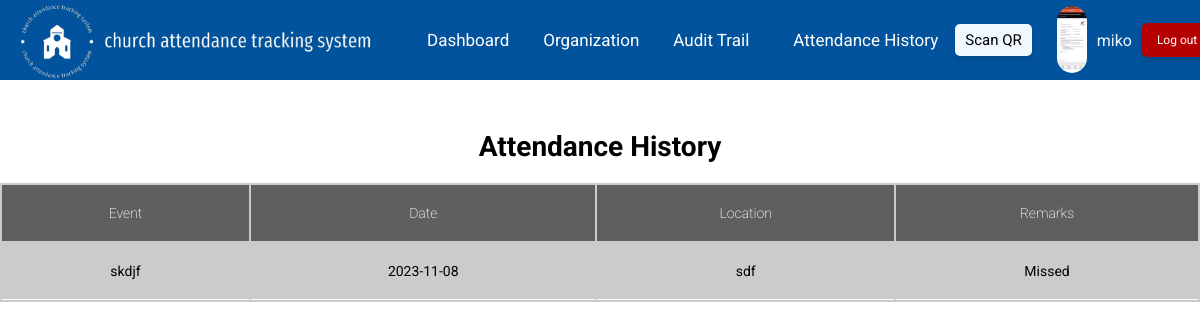
The app's page /userattendance.php (signed in) with its own data.
### tables this page shows
CREATE TABLE `userlist` (
  `id` int(11) UNSIGNED NOT NULL,
  `username` varchar(50) NOT NULL,
  `access` varchar(50) NOT NULL,
  `church_member` varchar(3) NOT NULL,
  `email` varchar(50) NOT NULL,
  `organization` text DEFAULT NULL,
  `contact` double DEFAULT NULL,
  `profile_picture` text DEFAULT NULL,
  `password` varchar(500) NOT NULL
);

CREATE TABLE `attached_org` (
  `org_id` int(11) NOT NULL,
  `post_id` int(11) NOT NULL,
  `org` varchar(100) NOT NULL
);

CREATE TABLE `postlist` (
  `post_id` int(11) NOT NULL,
  `user_id` int(11) NOT NULL,
  `event` text NOT NULL,
  `date` date NOT NULL,
  `location` text NOT NULL,
  `date_posted` datetime NOT NULL DEFAULT current_timestamp() ON UPDATE current_timestamp(),
  `qr` text NOT NULL
);

### userattendance.php (the view, shortened to what this page needs)
<?php
require_once './include/connect/dbcon.php';
$user_id = $_SESSION["user_id"];
try {
    $sql = "SELECT * FROM userlist WHERE id=:user_id";
    $result = $pdo->prepare($sql);
    $result->execute([":user_id" => $user_id]);
    $user = $result->fetch();
    $sql = "SELECT * FROM postlist INNER JOIN attached_org ON postlist.post_id=attached_org.post_id WHERE org=:organization AND postlist.date <= CURRENT_DATE() ";
    $result = $pdo->prepare($sql);
    $result->execute(['organization' => $user['organization']]);
    $post = $result->fetchAll(PDO::FETCH_ASSOC);
    $sql = "SELECT * FROM userlist WHERE id=:user_id";
    $result = $pdo->prepare($sql);
    $result->execute([":user_id" => $user_id]);
    $user = $result->fetch();
} catch (PDOException $exc) {
    echo $exc->getMessage();
    exit();
}
?>
<!DOCTYPE html>
<html lang="en">
<head>
    <link rel="stylesheet" href="userattendance.css">
</head>
<body>
    <div class="header">
        <div class="left-section">
            <a href="home.php" id="logo-link">
                <img src="images/logos/newwhitetranspa.png" alt="">
            </a>
        </div>
        <div class="right-section">
            <a href="home.php" class="dashh">Dashboard</a>
            <a href="userorg.php" class="orgs">Organization</a>
            <a href="audit_trail.php" class="audtrail">Audit Trail</a>
            <a href="userattendance.php" class="ah">Attendance History</a>
            <a href="scanqr.php" class="scanqr">Scan QR</a>
            <div class="profile-link">
                <a href="userprofile.php" target="_blank">
                    <img class="profile-picture" src="<?php echo $user["profile_picture"]; ?>" alt="">
                </a>
            </div>
            <div class="user-name">
                <a href="userprofile.php" target="_blank"><?php echo $user["username"]; ?></a>
            </div>
            <a class="logout" href="logout.php">Log out</a>
        </div>
    </div>
    <section class="orgtable">
        <div class="container">
            <div class="text-title">
                <h2 class="heading-section">Attendance History</h2>
            </div>
            <div class="table-wrap">
                <table class="ta table">
                    <thead class="thead-primary">
                        <tr>
                            <th>Event</th>
                            <th>Date</th>
                            <th>Location</th>
                            <th>Remarks</th>
                        </tr>
                    </thead>
                    <tbody>
                        <?php $count = 1; ?>
                        <?php foreach ($post as $log): ?>
                            <tr data-row-id="<?php echo $count; ?>">
                                <td><?php echo $log["event"]; ?></td>
                                <td><?php echo $log["date"]; ?></td>
                                <td><?php echo $log["location"]; ?></td>
                                <td>
                                    <?php
                                        $attended = false;
                                        if (!$attended) {
                                            echo "Missed";
                                        }
                                    ?>
                                </td>
                            </tr>
                            <?php $count++; ?>
                        <?php endforeach; ?>
                    </tbody>
                </table>
            </div>
        </div>
    </section>
</body>
</html>

### userattendance.css (style rules this page uses)
* { margin: 0; padding: 0; font-family: Roboto, arial; }
.header { position: fixed; left: 0; right: 0; top: 0; display: flex; flex-direction: row; justify-content: space-between; align-items: center; background-color: rgb(0, 83, 156); margin: 0; padding: 0; z-index: 100; height: 80px; }
.left-section { display: flex; flex-direction: row; justify-content: center; align-items: center; }
.left-section a { display: flex; justify-content: center; align-items: center; padding: 10px; text-decoration: none; }
.left-section img { width: 400px; height: 80px; object-fit: cover; border-radius: 30px; margin-right: 15px; margin-left: -15px; }
.dashh { margin-right: 15px; margin-left: 5px; font-size: 17px; color: rgb(255, 255, 255); text-decoration: none; padding: 2px 2px; border-radius: 5%; background-color: rgba(240, 248, 255, 0); transition: background-color 0.3s, box-shadow 0.3s, transform 0.3s; display: inline-block; transform: translateY(0); }
.orgs { margin-right: 15px; margin-left: 15px; font-size: 17px; color: rgb(255, 255, 255); text-decoration: none; padding: 2px 2px; border-radius: 5%; background-color: rgba(240, 248, 255, 0); transition: background-color 0.3s, box-shadow 0.3s, transform 0.3s; display: inline-block; transform: translateY(0); }
.audtrail { margin-right: 15px; margin-left: 15px; font-size: 17px; color: rgb(255, 255, 255); text-decoration: none; padding: 2px 2px; border-radius: 5%; background-color: rgba(240, 248, 255, 0); transition: background-color 0.3s, box-shadow 0.3s, transform 0.3s; display: inline-block; transform: translateY(0); }
.ah { margin-right: 15px; margin-left: 25px; font-size: 17px; color: rgb(255, 255, 255); text-decoration: none; padding: 2px 2px; border-radius: 5%; background-color: rgba(240, 248, 255, 0); transition: background-color 0.3s, box-shadow 0.3s, transform 0.3s; display: inline-block; transform: translateY(0); }
.scanqr { margin-right: 25px; font-size: 15px; color: rgb(0, 0, 0); padding: 7px 10px; border-radius: 5px; background-color: aliceblue; text-decoration: none; transition: background-color 0.3s, box-shadow 0.3s, transform 0.3s; display: inline-block; box-shadow: 0 4px 6px rgba(0, 0, 0, 0.1); transform: translateY(0); }
.user-name a { color: aliceblue; text-decoration: none; margin-right: 10px; }
.profile-link img { width: 30px; height: auto; margin-right: 10px; border-radius: 15px; margin-top: 3px; }
.logout { margin-right: -30px; margin-left: 0px; font-size: 12px; color: white; padding: 10px 15px; border-radius: 5px; background-color: rgb(182, 0, 0); text-decoration: none; transition: background-color 0.3s, box-shadow 0.3s, transform 0.3s; display: inline-block; box-shadow: 0 4px 6px rgba(0, 0, 0, 0.1); transform: translateY(0); }
.right-section { display: flex; justify-content: center; align-items: center; flex-shrink: 0; margin-right: 50px; }
body { padding-top: 50px; height: 120vh; }
.orgtable { padding: 5em 0; }
.heading-section { font-size: 28px; text-align: center; margin-bottom: 20px; color: #000; }
.table-wrap { overflow-x: scroll; }
.table { min-width: 1000px !important; width: 100%; background: #cccbcb; }
.table thead.thead-primary { background: #5f5f5f; }
.table thead th { border: none; padding: 20px 30px; font-size: 14px; font-weight: 200; color: #fff; }
.table tbody tr { margin-bottom: 10px; }
.table tbody th, .table tbody td { border: none; padding: 20px 30px; border-bottom : 1px solid #ffffff; font-size: 14px; text-align: center; }

### records on screen
userlist: profile_picture (picture), username "miko"
attached_org: post.event "skdjf", post.date "2023-11-08", post.location "sdf"
